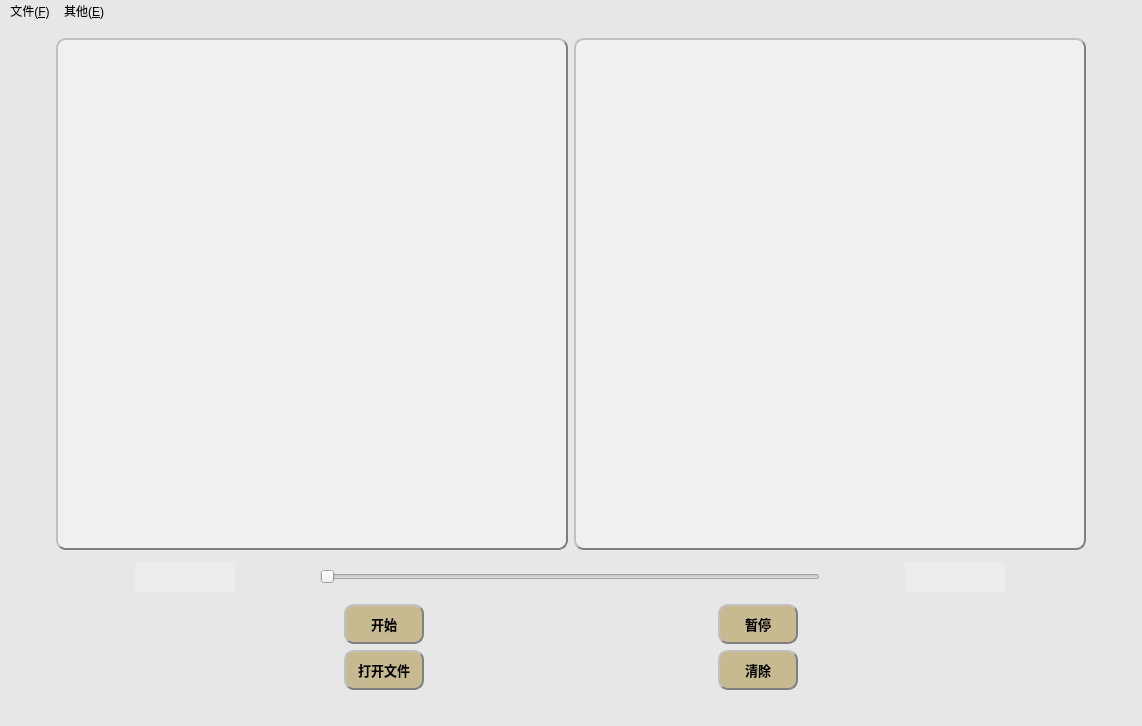
<?xml version="1.0" encoding="UTF-8"?>
<ui version="4.0">
 <class>MainWindow</class>
 <widget class="QMainWindow" name="MainWindow">
  <property name="geometry">
   <rect>
    <x>0</x>
    <y>0</y>
    <width>1142</width>
    <height>726</height>
   </rect>
  </property>
  <property name="mouseTracking">
   <bool>false</bool>
  </property>
  <property name="acceptDrops">
   <bool>false</bool>
  </property>
  <property name="windowTitle">
   <string>颈动脉斑块视频分割</string>
  </property>
  <property name="windowIcon">
   <iconset>
    <normaloff>resource/icon1.png</normaloff>resource/icon1.png</iconset>
  </property>
  <property name="styleSheet">
   <string notr="true">background-color:rgb(231, 231, 231)</string>
  </property>
  <widget class="QWidget" name="centralwidget">
   <layout class="QGridLayout" name="gridLayout_3">
    <item row="0" column="0">
     <layout class="QGridLayout" name="gridLayout">
      <item row="0" column="2">
       <widget class="QLabel" name="video_handle">
        <property name="enabled">
         <bool>true</bool>
        </property>
        <property name="minimumSize">
         <size>
          <width>512</width>
          <height>512</height>
         </size>
        </property>
        <property name="maximumSize">
         <size>
          <width>512</width>
          <height>512</height>
         </size>
        </property>
        <property name="styleSheet">
         <string notr="true">background-color: rgb(240, 240, 240);
border-radius: 10px;
border: 2px groove gray;
border-style: outset;</string>
        </property>
        <property name="frameShape">
         <enum>QFrame::WinPanel</enum>
        </property>
        <property name="lineWidth">
         <number>5</number>
        </property>
        <property name="midLineWidth">
         <number>5</number>
        </property>
        <property name="text">
         <string/>
        </property>
       </widget>
      </item>
      <item row="0" column="0">
       <widget class="QLabel" name="video_orign">
        <property name="enabled">
         <bool>true</bool>
        </property>
        <property name="minimumSize">
         <size>
          <width>512</width>
          <height>512</height>
         </size>
        </property>
        <property name="maximumSize">
         <size>
          <width>512</width>
          <height>512</height>
         </size>
        </property>
        <property name="styleSheet">
         <string notr="true">background-color: rgb(240, 240, 240);
border-radius: 10px;
border: 2px groove gray;
border-style: outset;</string>
        </property>
        <property name="frameShape">
         <enum>QFrame::WinPanel</enum>
        </property>
        <property name="frameShadow">
         <enum>QFrame::Plain</enum>
        </property>
        <property name="lineWidth">
         <number>5</number>
        </property>
        <property name="midLineWidth">
         <number>5</number>
        </property>
        <property name="text">
         <string/>
        </property>
       </widget>
      </item>
     </layout>
    </item>
    <item row="1" column="0">
     <layout class="QGridLayout" name="gridLayout_5">
      <item row="0" column="1">
       <widget class="QSlider" name="process">
        <property name="sizePolicy">
         <sizepolicy hsizetype="Expanding" vsizetype="Fixed">
          <horstretch>0</horstretch>
          <verstretch>0</verstretch>
         </sizepolicy>
        </property>
        <property name="minimumSize">
         <size>
          <width>500</width>
          <height>30</height>
         </size>
        </property>
        <property name="maximumSize">
         <size>
          <width>500</width>
          <height>30</height>
         </size>
        </property>
        <property name="orientation">
         <enum>Qt::Horizontal</enum>
        </property>
       </widget>
      </item>
      <item row="0" column="0">
       <widget class="QLabel" name="total_num">
        <property name="minimumSize">
         <size>
          <width>100</width>
          <height>30</height>
         </size>
        </property>
        <property name="maximumSize">
         <size>
          <width>100</width>
          <height>30</height>
         </size>
        </property>
        <property name="font">
         <font>
          <family>黑体</family>
          <pointsize>10</pointsize>
         </font>
        </property>
        <property name="styleSheet">
         <string notr="true">background-color: rgb(236, 236, 236)</string>
        </property>
        <property name="text">
         <string/>
        </property>
       </widget>
      </item>
      <item row="0" column="2">
       <widget class="QLabel" name="cur_num">
        <property name="minimumSize">
         <size>
          <width>100</width>
          <height>30</height>
         </size>
        </property>
        <property name="maximumSize">
         <size>
          <width>100</width>
          <height>30</height>
         </size>
        </property>
        <property name="font">
         <font>
          <family>黑体</family>
          <pointsize>10</pointsize>
         </font>
        </property>
        <property name="styleSheet">
         <string notr="true">background-color: rgb(236, 236, 236)</string>
        </property>
        <property name="text">
         <string/>
        </property>
       </widget>
      </item>
     </layout>
    </item>
    <item row="2" column="0">
     <layout class="QGridLayout" name="gridLayout_2">
      <item row="2" column="1">
       <widget class="QPushButton" name="close">
        <property name="minimumSize">
         <size>
          <width>80</width>
          <height>40</height>
         </size>
        </property>
        <property name="maximumSize">
         <size>
          <width>80</width>
          <height>40</height>
         </size>
        </property>
        <property name="font">
         <font>
          <family>黑体</family>
          <pointsize>10</pointsize>
          <weight>75</weight>
          <bold>true</bold>
          <kerning>true</kerning>
         </font>
        </property>
        <property name="styleSheet">
         <string notr="true">QPushButton{
background-color: #c8ba90;
border-radius: 10px;
border: 2px groove gray;
border-style: outset;
}
QPushButton:pressed{
background-color:#a69b78;
border-radius: 10px;
border: 2px groove gray;
border-style: outset;
}</string>
        </property>
        <property name="text">
         <string>清除</string>
        </property>
       </widget>
      </item>
      <item row="0" column="0">
       <layout class="QVBoxLayout" name="verticalLayout_2"/>
      </item>
      <item row="1" column="0">
       <widget class="QPushButton" name="start">
        <property name="minimumSize">
         <size>
          <width>80</width>
          <height>40</height>
         </size>
        </property>
        <property name="maximumSize">
         <size>
          <width>80</width>
          <height>40</height>
         </size>
        </property>
        <property name="font">
         <font>
          <family>黑体</family>
          <pointsize>10</pointsize>
          <weight>75</weight>
          <bold>true</bold>
         </font>
        </property>
        <property name="styleSheet">
         <string notr="true">QPushButton{
background-color: #c8ba90;
border-radius: 10px;
border: 2px groove gray;
border-style: outset;
}
QPushButton:pressed{
background-color:#a69b78;
border-radius: 10px;
border: 2px groove gray;
border-style: outset;
}</string>
        </property>
        <property name="text">
         <string>开始</string>
        </property>
       </widget>
      </item>
      <item row="1" column="1">
       <widget class="QPushButton" name="pause">
        <property name="minimumSize">
         <size>
          <width>80</width>
          <height>40</height>
         </size>
        </property>
        <property name="maximumSize">
         <size>
          <width>80</width>
          <height>40</height>
         </size>
        </property>
        <property name="font">
         <font>
          <family>黑体</family>
          <pointsize>10</pointsize>
          <weight>75</weight>
          <bold>true</bold>
         </font>
        </property>
        <property name="styleSheet">
         <string notr="true">QPushButton{
background-color: #c8ba90;
border-radius: 10px;
border: 2px groove gray;
border-style: outset;
}
QPushButton:pressed{
background-color:#a69b78;
border-radius: 10px;
border: 2px groove gray;
border-style: outset;
}</string>
        </property>
        <property name="text">
         <string>暂停</string>
        </property>
        <property name="autoDefault">
         <bool>false</bool>
        </property>
       </widget>
      </item>
      <item row="2" column="0">
       <widget class="QPushButton" name="open">
        <property name="enabled">
         <bool>true</bool>
        </property>
        <property name="minimumSize">
         <size>
          <width>80</width>
          <height>40</height>
         </size>
        </property>
        <property name="maximumSize">
         <size>
          <width>80</width>
          <height>40</height>
         </size>
        </property>
        <property name="font">
         <font>
          <family>黑体</family>
          <pointsize>10</pointsize>
          <weight>75</weight>
          <bold>true</bold>
         </font>
        </property>
        <property name="mouseTracking">
         <bool>false</bool>
        </property>
        <property name="focusPolicy">
         <enum>Qt::StrongFocus</enum>
        </property>
        <property name="acceptDrops">
         <bool>false</bool>
        </property>
        <property name="styleSheet">
         <string notr="true">QPushButton{
background-color: #c8ba90;
border-radius: 10px;
border: 2px groove gray;
border-style: outset;
}
QPushButton:pressed{
background-color:#a69b78;
border-radius: 10px;
border: 2px groove gray;
border-style: outset;
}</string>
        </property>
        <property name="text">
         <string>打开文件</string>
        </property>
        <property name="checkable">
         <bool>false</bool>
        </property>
        <property name="checked">
         <bool>false</bool>
        </property>
       </widget>
      </item>
     </layout>
    </item>
   </layout>
  </widget>
  <widget class="QMenuBar" name="menubar">
   <property name="geometry">
    <rect>
     <x>0</x>
     <y>0</y>
     <width>1142</width>
     <height>26</height>
    </rect>
   </property>
   <widget class="QMenu" name="menuFile_F">
    <property name="title">
     <string>文件(&amp;F)</string>
    </property>
    <addaction name="action_open"/>
    <addaction name="action_start"/>
    <addaction name="action_pause"/>
    <addaction name="action_close"/>
   </widget>
   <widget class="QMenu" name="menuQuit_Q">
    <property name="title">
     <string>其他(&amp;E)</string>
    </property>
    <addaction name="action_quit"/>
   </widget>
   <addaction name="menuFile_F"/>
   <addaction name="menuQuit_Q"/>
  </widget>
  <widget class="QStatusBar" name="statusbar">
   <property name="minimumSize">
    <size>
     <width>800</width>
     <height>20</height>
    </size>
   </property>
   <property name="maximumSize">
    <size>
     <width>16777215</width>
     <height>20</height>
    </size>
   </property>
   <property name="font">
    <font>
     <family>黑体</family>
     <pointsize>10</pointsize>
    </font>
   </property>
  </widget>
  <action name="action_open">
   <property name="text">
    <string>打开文件(&amp;O)</string>
   </property>
   <property name="shortcut">
    <string>Ctrl+O</string>
   </property>
  </action>
  <action name="action_start">
   <property name="text">
    <string>开始(&amp;S)</string>
   </property>
   <property name="shortcut">
    <string>Ctrl+S</string>
   </property>
  </action>
  <action name="action_pause">
   <property name="text">
    <string>暂停/继续(&amp;P)</string>
   </property>
   <property name="shortcut">
    <string>Ctrl+P</string>
   </property>
  </action>
  <action name="action_close">
   <property name="text">
    <string>清除(&amp;C)</string>
   </property>
   <property name="shortcut">
    <string>Ctrl+C</string>
   </property>
  </action>
  <action name="action_quit">
   <property name="text">
    <string>退出(&amp;Q)</string>
   </property>
   <property name="shortcut">
    <string>Ctrl+Q</string>
   </property>
  </action>
 </widget>
 <resources/>
 <connections/>
</ui>
